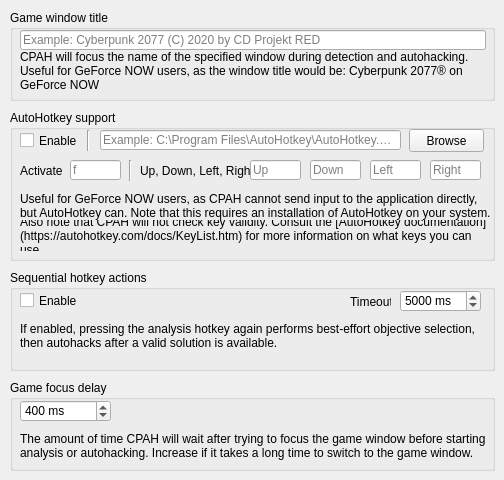
   <widget class="QWidget" name="tab">
    <attribute name="title">
     <string>Advanced</string>
    </attribute>
    <widget class="QGroupBox" name="groupBox_12">
     <property name="geometry">
      <rect>
       <x>10</x>
       <y>110</y>
       <width>485</width>
       <height>151</height>
      </rect>
     </property>
     <property name="title">
      <string>AutoHotkey support</string>
     </property>
     <widget class="QCheckBox" name="ahkCheckBox">
      <property name="geometry">
       <rect>
        <x>10</x>
        <y>20</y>
        <width>61</width>
        <height>21</height>
       </rect>
      </property>
      <property name="text">
       <string>Enable</string>
      </property>
     </widget>
     <widget class="QLabel" name="label_20">
      <property name="geometry">
       <rect>
        <x>10</x>
        <y>80</y>
        <width>471</width>
        <height>31</height>
       </rect>
      </property>
      <property name="text">
       <string>Useful for GeForce NOW users, as CPAH cannot send input to the application directly, but AutoHotkey can. Note that this requires an installation of AutoHotkey on your system.</string>
      </property>
      <property name="wordWrap">
       <bool>true</bool>
      </property>
     </widget>
     <widget class="QLineEdit" name="ahkActivationKeyLineEdit">
      <property name="geometry">
       <rect>
        <x>60</x>
        <y>50</y>
        <width>51</width>
        <height>20</height>
       </rect>
      </property>
      <property name="placeholderText">
       <string>f</string>
      </property>
     </widget>
     <widget class="QLabel" name="label_22">
      <property name="geometry">
       <rect>
        <x>130</x>
        <y>50</y>
        <width>111</width>
        <height>21</height>
       </rect>
      </property>
      <property name="text">
       <string>Up, Down, Left, Right</string>
      </property>
     </widget>
     <widget class="Line" name="line_5">
      <property name="geometry">
       <rect>
        <x>112</x>
        <y>50</y>
        <width>16</width>
        <height>21</height>
       </rect>
      </property>
      <property name="orientation">
       <enum>Qt::Vertical</enum>
      </property>
     </widget>
     <widget class="QLabel" name="label_23">
      <property name="geometry">
       <rect>
        <x>10</x>
        <y>50</y>
        <width>47</width>
        <height>21</height>
       </rect>
      </property>
      <property name="text">
       <string>Activate</string>
      </property>
     </widget>
     <widget class="QLineEdit" name="ahkDownKeyLineEdit">
      <property name="geometry">
       <rect>
        <x>300</x>
        <y>50</y>
        <width>51</width>
        <height>20</height>
       </rect>
      </property>
      <property name="placeholderText">
       <string>Down</string>
      </property>
     </widget>
     <widget class="QLineEdit" name="ahkUpKeyLineEdit">
      <property name="geometry">
       <rect>
        <x>240</x>
        <y>50</y>
        <width>51</width>
        <height>20</height>
       </rect>
      </property>
      <property name="placeholderText">
       <string>Up</string>
      </property>
     </widget>
     <widget class="QLineEdit" name="ahkRightKeyLineEdit">
      <property name="geometry">
       <rect>
        <x>420</x>
        <y>50</y>
        <width>51</width>
        <height>20</height>
       </rect>
      </property>
      <property name="placeholderText">
       <string>Right</string>
      </property>
     </widget>
     <widget class="QLineEdit" name="ahkLeftKeyLineEdit">
      <property name="geometry">
       <rect>
        <x>360</x>
        <y>50</y>
        <width>51</width>
        <height>20</height>
       </rect>
      </property>
      <property name="placeholderText">
       <string>Left</string>
      </property>
     </widget>
     <widget class="QLineEdit" name="ahkExecutableLineEdit">
      <property name="geometry">
       <rect>
        <x>90</x>
        <y>20</y>
        <width>301</width>
        <height>20</height>
       </rect>
      </property>
      <property name="placeholderText">
       <string>Example: C:\Program Files\AutoHotkey\AutoHotkey.exe</string>
      </property>
     </widget>
     <widget class="Line" name="line_6">
      <property name="geometry">
       <rect>
        <x>70</x>
        <y>20</y>
        <width>16</width>
        <height>21</height>
       </rect>
      </property>
      <property name="orientation">
       <enum>Qt::Vertical</enum>
      </property>
     </widget>
     <widget class="QPushButton" name="ahkExecutableBrowseButton">
      <property name="geometry">
       <rect>
        <x>399</x>
        <y>19</y>
        <width>75</width>
        <height>23</height>
       </rect>
      </property>
      <property name="text">
       <string>Browse</string>
      </property>
     </widget>
     <widget class="QLabel" name="label_24">
      <property name="geometry">
       <rect>
        <x>10</x>
        <y>110</y>
        <width>471</width>
        <height>31</height>
       </rect>
      </property>
      <property name="text">
       <string>Also note that CPAH will not check key validity. Consult the [AutoHotkey documentation](https://autohotkey.com/docs/KeyList.htm) for more information on what keys you can use.</string>
      </property>
      <property name="textFormat">
       <enum>Qt::MarkdownText</enum>
      </property>
      <property name="wordWrap">
       <bool>true</bool>
      </property>
     </widget>
    </widget>
    <widget class="QGroupBox" name="groupBox_13">
     <property name="geometry">
      <rect>
       <x>10</x>
       <y>10</y>
       <width>485</width>
       <height>91</height>
      </rect>
     </property>
     <property name="title">
      <string>Game window title</string>
     </property>
     <widget class="QLabel" name="label_21">
      <property name="geometry">
       <rect>
        <x>10</x>
        <y>40</y>
        <width>471</width>
        <height>41</height>
       </rect>
      </property>
      <property name="cursor">
       <cursorShape>IBeamCursor</cursorShape>
      </property>
      <property name="text">
       <string>CPAH will focus the name of the specified window during detection and autohacking. Useful for GeForce NOW users, as the window title would be: Cyberpunk 2077® on GeForce NOW</string>
      </property>
      <property name="wordWrap">
       <bool>true</bool>
      </property>
      <property name="textInteractionFlags">
       <set>Qt::LinksAccessibleByMouse|Qt::TextSelectableByMouse</set>
      </property>
     </widget>
     <widget class="QLineEdit" name="windowTitleLineEdit">
      <property name="geometry">
       <rect>
        <x>10</x>
        <y>20</y>
        <width>466</width>
        <height>20</height>
       </rect>
      </property>
      <property name="placeholderText">
       <string>Example: Cyberpunk 2077 (C) 2020 by CD Projekt RED</string>
      </property>
     </widget>
    </widget>
    <widget class="QGroupBox" name="groupBox_14">
     <property name="geometry">
      <rect>
       <x>10</x>
       <y>270</y>
       <width>485</width>
       <height>101</height>
      </rect>
     </property>
     <property name="title">
      <string>Sequential hotkey actions</string>
     </property>
     <widget class="QLabel" name="label_25">
      <property name="geometry">
       <rect>
        <x>10</x>
        <y>40</y>
        <width>471</width>
        <height>51</height>
       </rect>
      </property>
      <property name="text">
       <string>If enabled, pressing the analysis hotkey again performs best-effort objective selection, then autohacks after a valid solution is available.</string>
      </property>
      <property name="wordWrap">
       <bool>true</bool>
      </property>
     </widget>
     <widget class="QCheckBox" name="shaCheckBox">
      <property name="geometry">
       <rect>
        <x>10</x>
        <y>20</y>
        <width>61</width>
        <height>21</height>
       </rect>
      </property>
      <property name="text">
       <string>Enable</string>
      </property>
     </widget>
     <widget class="QLabel" name="label_26">
      <property name="geometry">
       <rect>
        <x>340</x>
        <y>21</y>
        <width>41</width>
        <height>21</height>
       </rect>
      </property>
      <property name="text">
       <string>Timeout</string>
      </property>
     </widget>
     <widget class="QSpinBox" name="shaTimeoutSpinBox">
      <property name="geometry">
       <rect>
        <x>390</x>
        <y>20</y>
        <width>81</width>
        <height>22</height>
       </rect>
      </property>
      <property name="suffix">
       <string> ms</string>
      </property>
      <property name="minimum">
       <number>1000</number>
      </property>
      <property name="maximum">
       <number>30000</number>
      </property>
      <property name="singleStep">
       <number>250</number>
      </property>
      <property name="value">
       <number>5000</number>
      </property>
     </widget>
    </widget>
    <widget class="QGroupBox" name="groupBox_11">
     <property name="geometry">
      <rect>
       <x>10</x>
       <y>380</y>
       <width>485</width>
       <height>91</height>
      </rect>
     </property>
     <property name="title">
      <string>Game focus delay</string>
     </property>
     <widget class="QSpinBox" name="focusDelaySpinBox">
      <property name="geometry">
       <rect>
        <x>10</x>
        <y>20</y>
        <width>91</width>
        <height>22</height>
       </rect>
      </property>
      <property name="suffix">
       <string> ms</string>
      </property>
      <property name="minimum">
       <number>50</number>
      </property>
      <property name="maximum">
       <number>10000</number>
      </property>
      <property name="singleStep">
       <number>50</number>
      </property>
      <property name="value">
       <number>400</number>
      </property>
     </widget>
     <widget class="QLabel" name="label_16">
      <property name="geometry">
       <rect>
        <x>10</x>
        <y>50</y>
        <width>471</width>
        <height>31</height>
       </rect>
      </property>
      <property name="text">
       <string>The amount of time CPAH will wait after trying to focus the game window before starting analysis or autohacking. Increase if it takes a long time to switch to the game window.</string>
      </property>
      <property name="wordWrap">
       <bool>true</bool>
      </property>
     </widget>
    </widget>
   </widget>
